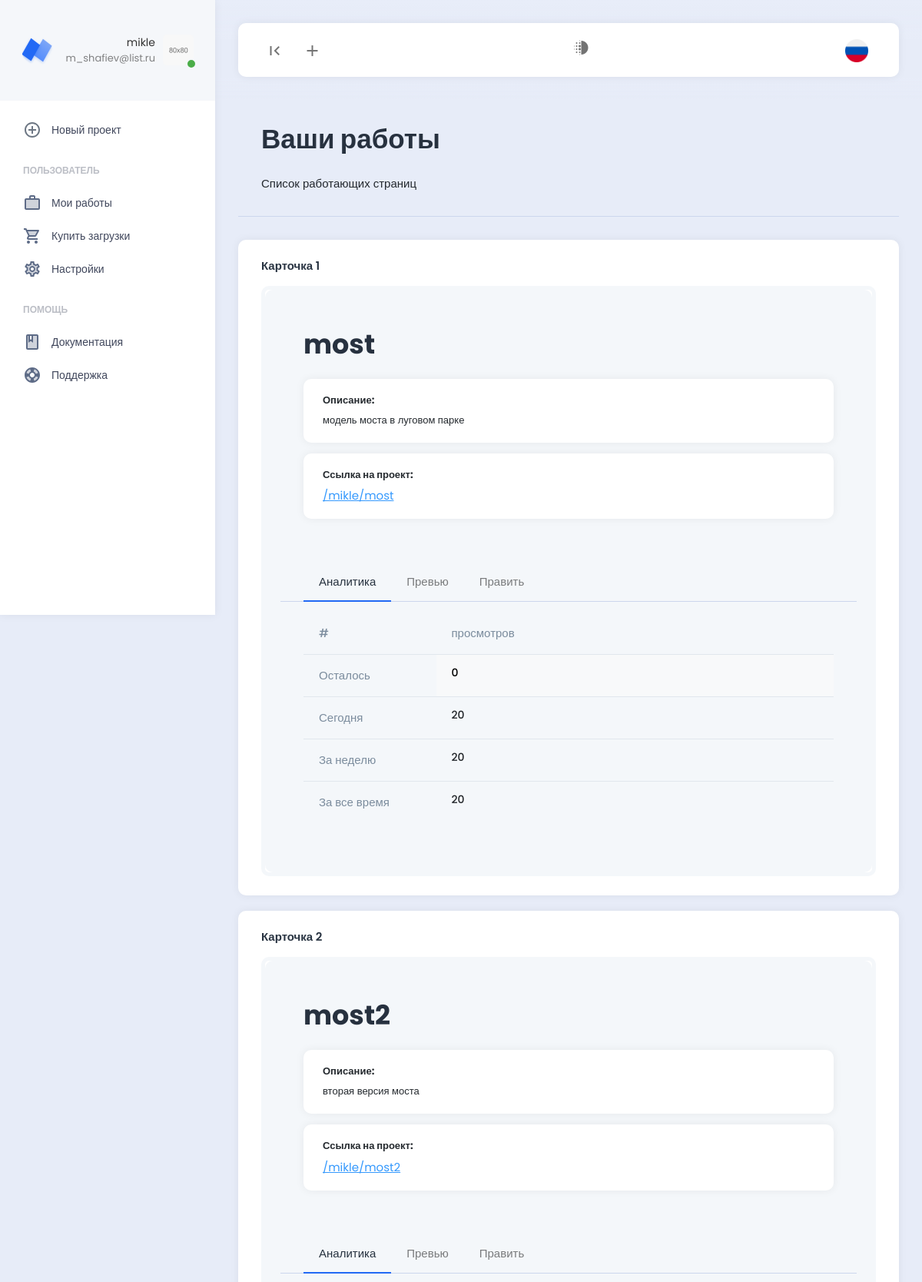
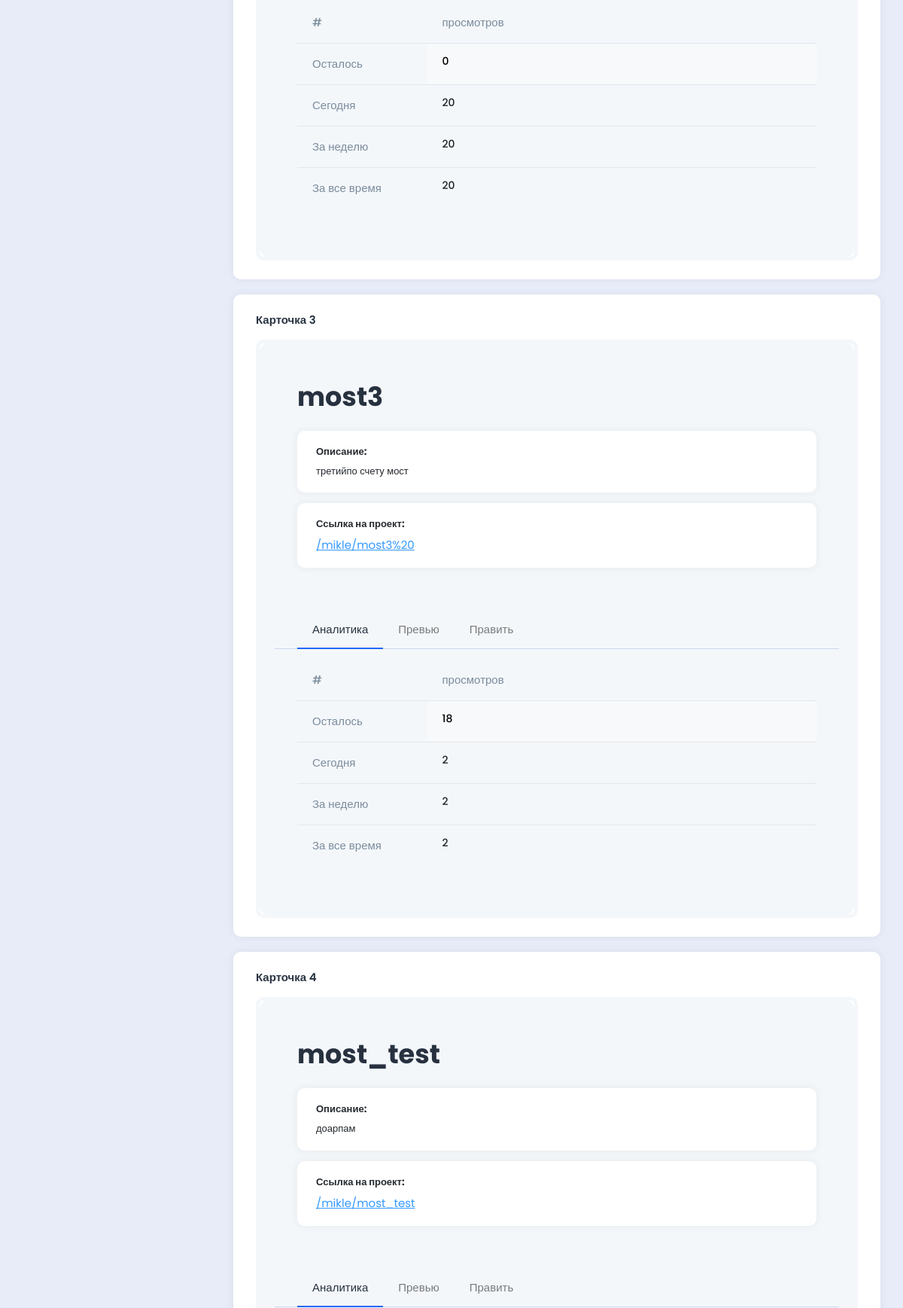
The app's page /jobs (signed in, upper part) with its own data (2 pictures, top to bottom).
### users/models.py (models this page shows)
class User(AbstractUser):
    email = models.EmailField(
        _('email address'),
        unique=True,
    )
    email_verify = models.BooleanField(default=False)
    free_models_count = models.IntegerField(default=2)

### augmentedreality/models.py (models this page shows)
class ModelStats(models.Model):
    user = models.ForeignKey(User, on_delete=models.CASCADE)
    project_name = models.CharField(max_length=10)
    remaining_displays = models.IntegerField(default=20)
    displays_today = models.IntegerField(default=0)
    displays_this_week = models.IntegerField(default=0)
    displays_all_time = models.IntegerField(default=0)
    description = models.CharField(max_length=255, default='')

### main/views.py (the view)
# urls.py: path('jobs', views.jobs, name='jobs'),
def jobs(request):
    if request.user.username == '':
        return redirect('index')
    user = User.objects.get(username=request.user.username)
    user_models = list(ModelStats.objects.filter(user=user).values())
    context = {'cards': user_models}
    context['user_name'] = request.user.username
    context['user_status'] = request.user.email
    return render(request, 'main/jobs.html', context=context)

### main/templates/main/jobs.html (shortened to what this page needs)
{% extends 'main/base.html' %}
{% block content %}
<div class="app-content">
                <div class="content-wrapper">
                    <div class="container-fluid">
                        <div class="row">
                            <div class="col">
                                <div class="page-description">
                                    <h1>Ваши работы</h1>
                                    <span>Список работающих страниц</span>
                                </div>
                            </div>
                        </div>
                        {% for card in cards %}
                        <div class="row">
                            <div class="col">
                                <div class="card">
                                    <div class="card-header">
                                        <h5 class="card-title">Карточка {{ forloop.counter }}</h5>
                                    </div>
                                    <div class="card-body">
                                        <div class="example-container">
                                            <div class="example-content bg-light">
                                                <div class="page-description page-description-tabbed">
                                                    <h1>{{ card.project_name }}</h1>
                                                    <br>
                                                    <div class="alert alert-custom" role="alert">
                                                        <div class="alert-content">
                                                            <span class="alert-title">Описание:</span>
                                                            <span class="alert-text">{{ card.description }}</span>
                                                        </div>
                                                    </div>
                                                    <div class="alert alert-custom" role="alert">
                                                        <div class="alert-content">
                                                             <span class="alert-title">Ссылка на проект:</span>
                                                             <a href="{% url 'place_ar_view' username=user_name projectname=card.project_name %}">{{ domain }}{% url 'place_ar_view' username=user_name projectname=card.project_name %}</a>
                                                        </div>
                                                    </div>
                                                    <br>
                                                    <ul class="nav nav-tabs mb-3" id="myTab" role="tablist">
                                                        <li class="nav-item" role="presentation">
                                                            <button class="nav-link active" id="home-tab" data-bs-toggle="tab" data-bs-target="#stat{{ forloop.counter }}" type="button" role="tab" aria-controls="home" aria-selected="true">Аналитика</button>
                                                        </li>
                                                        <li class="nav-item" role="presentation">
                                                            <button class="nav-link" id="profile-tab" data-bs-toggle="tab" data-bs-target="#preview{{ forloop.counter }}" type="button" role="tab" aria-controls="profile" aria-selected="false">Превью</button>
                                                        </li>
                                                        <li class="nav-item" role="presentation">
                                                            <button class="nav-link" id="contact-tab" data-bs-toggle="tab" data-bs-target="#edit{{ forloop.counter }}" type="button" role="tab" aria-controls="contact" aria-selected="false">Править</button>
                                                        </li>
                                                    </ul>
                                                     <div class="tab-content">
                                                        <div class="tab-pane fade show active" id="stat{{ forloop.counter }}" role="tabpanel" aria-labelledby="home-tab">
                                                            <table class="table">
                                                                <thead>
                                                                    <tr>
                                                                        <th scope="col">#</th>
                                                                        <th scope="col">просмотров</th>
                                                                    </tr>
                                                                </thead>
                                                                <tbody>
                                                                    <tr class="table-light">
                                                                        <th scope="row">Осталось</th>
                                                                        <td><h6>{{ card.remaining_displays }}</h6></td>
                                                                    </tr>
                                                                    <tr>
                                                                        <th scope="row">Сегодня</th>
                                                                        <td><h6>{{ card.displays_today }}</h6></td>
                                                                    </tr>
                                                                    <tr>
                                                                        <th scope="row">За неделю</th>
                                                                        <td class="col-sm-9"><h6>{{ card.displays_this_week }}</h6></td>
                                                                    </tr>
                                                                    <tr>
                                                                        <th scope="row">За все время</th>
                                                                        <td><h6>{{ card.displays_all_time }}</h6></td>
                                                                    </tr>
                                                                </tbody>
                                                            </table>
                                                        </div>
                                                    </div>
                                                </div>
                                            </div>
                                        </div>
                                    </div>
                                </div>
                            </div>
                        </div>
                        {% endfor %}
                    </div>
                </div>
            </div>
{% endblock %}

### main/templates/main/base.html (shortened to what this page needs)
<!DOCTYPE html>
<html lang="en">
<head>
    <link href="static/assets/plugins/bootstrap/css/bootstrap.min.css" rel="stylesheet">
    <link href="static/assets/plugins/perfectscroll/perfect-scrollbar.css" rel="stylesheet">
    <link href="static/assets/plugins/pace/pace.css" rel="stylesheet">
    <link href="static/assets/css/main.min.css" rel="stylesheet">
    <link href="static/assets/css/custom.css" rel="stylesheet">
</head>
<body>
    <div class="app align-content-stretch d-flex flex-wrap">
        <div class="app-sidebar">
            <div class="logo">
                <a href="{% url 'index' %}" class="logo-icon"><span class="logo-text">FAR</span></a>
                <div class="sidebar-user-switcher user-activity-online">
                    <a href="#">
                        <img src="static/assets/images/avatars/avatar.png">
                        <span class="activity-indicator"></span>
                        <span class="user-info-text">{{ user_name }}<br><span class="user-state-info">{{ user_status }}</span></span>
                    </a>
                </div>
            </div>
            <div class="app-menu">
                <ul class="accordion-menu">
                    <li>
                      <a href="{% url 'upload' %}"><i class="material-icons-two-tone">add_circle_outline</i>Новый проект</a>
                    </li>
                    <li class="sidebar-title">
                        Пользователь
                    </li>
                        <li>
                            <a href="{% url 'jobs' %}"><i class="material-icons-two-tone">work</i>Мои работы</a>
                        </li>
                        <li>
                            <a href="{% url 'buy' %}"><i class="material-icons-two-tone">shopping_cart</i>Купить загрузки</a>
                        </li>
                        <li>
                            <a href="{% url 'settings' %}"><i class="material-icons-two-tone">settings</i>Настройки</a>
                        </li>
                    <li class="sidebar-title">
                        Помощь
                    </li>
                    <li>
                        <a href="#"><i class="material-icons-two-tone">book</i>Документация</a>
                    </li>
                    <li>
                        <a href="#"><i class="material-icons-two-tone">support</i>Поддержка</a>
                    </li>
                </ul>
            </div>
        </div>
        <div class="app-container">
            <div class="app-header">
                <nav class="navbar navbar-light navbar-expand-lg">
                    <div class="container-fluid">
                        <div class="navbar-nav" id="navbarNav">
                            <ul class="navbar-nav">
                                <li class="nav-item">
                                    <a class="nav-link hide-sidebar-toggle-button" href="#"><i class="material-icons">first_page</i></a>
                                </li>
                                <li class="nav-item dropdown hidden-on-mobile">
                                    <a class="nav-link dropdown-toggle" href="#" id="addDropdownLink" role="button" data-bs-toggle="dropdown" aria-expanded="false">
                                        <i class="material-icons">add</i>
                                    </a>
                                </li>
                            </ul>
                        </div>
                        <div class="navbar-nav">
                            <ul class="navbar-nav">
                                <a class="nav-link language-dropdown-toggle" href="http://90.156.206.53:5000/static/editor/index.html"><span class="material-icons">deblur</span></a>
                            </ul>
                        </div>
                        <div class="d-flex">
                            <ul class="navbar-nav">
                                <li class="nav-item ">
                                    <a class="nav-link language-dropdown-toggle" href="{% url 'settings' %}" id="languageDropDown"><img src="static/assets/images/flags/ru.png" alt=""></a>
                                </li>
                            </ul>
                        </div>
                    </div>
                </nav>
            </div>
            {% block content %}{% endblock %}
        </div>
    </div>
</body>
</html>

### records on screen
User: username "mikle", email "m_shafiev@list.ru", username.project_name "/mikle/most", username.project_name "/mikle/most2", username.project_name "/mikle/most3%20", username.project_name "/mikle/most_test"
ModelStats: project_name "most", description "модель моста в луговом парке", remaining_displays "0", displays_today "20", displays_this_week "20", displays_all_time "20"
ModelStats: project_name "most2", description "вторая версия моста", remaining_displays "0", displays_today "20", displays_this_week "20", displays_all_time "20"
ModelStats: project_name "most3", description "третийпо счету мост", remaining_displays "18", displays_today "2", displays_this_week "2", displays_all_time "2"
ModelStats: project_name "most_test", description "доарпам"
